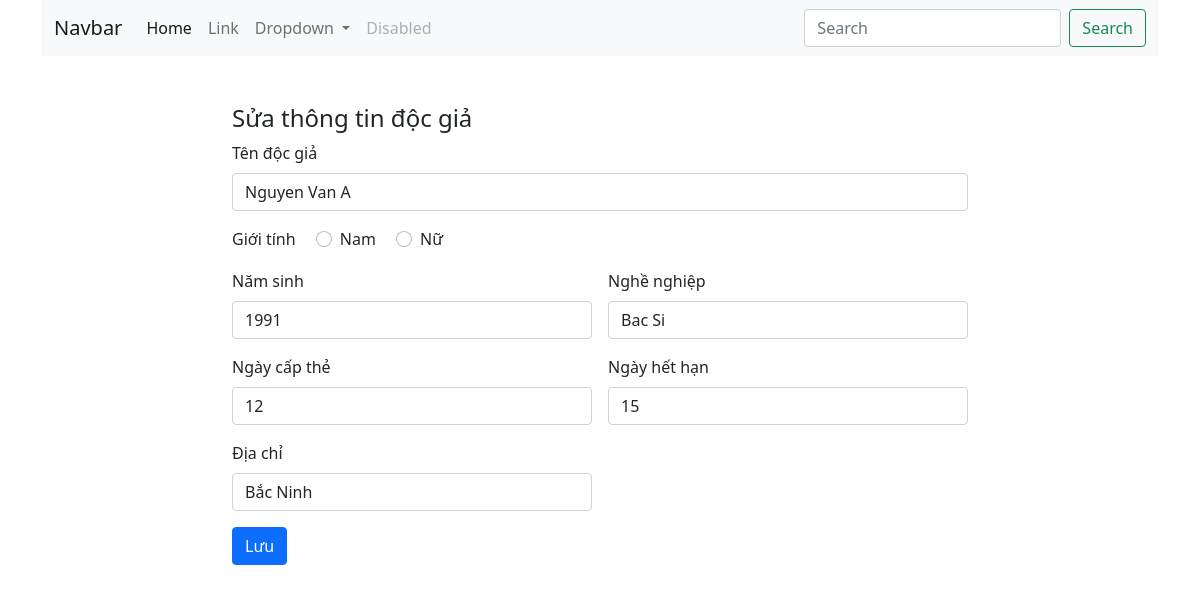
Screenshot of /index.php?controller=docgia&action=edit&dgid=1 with the database file from the repository.
### tables this page shows
CREATE TABLE `docgia` (
  `madg` int(50) NOT NULL,
  `hovaten` varchar(50) NOT NULL,
  `gioitinh` varchar(5) NOT NULL,
  `namsinh` int(11) NOT NULL,
  `nghenghiep` varchar(50) NOT NULL,
  `ngaycapthe` varchar(20) NOT NULL,
  `ngayhethan` varchar(20) NOT NULL,
  `diachi` varchar(50) NOT NULL
);

### controller/DocgiaController.php (called while the page is built, shortened)
<?php
require_once 'model/DocgiaModel.php';
class DocgiaController{
    function edit(){
        $id = $_GET['dgid'];
        $dgModel = new DocgiaModel();
        $BD = $dgModel->getDGById($id);
        require_once 'view/docgia/edit.php';
    }
}
?>

### index.php (called while the page is built, shortened)
<?php
    $action     = isset($_GET['action']) ? $_GET['action'] : 'index';
    $object = new $classController();
    $object->$action();
?>

### model/DocgiaModel.php (called while the page is built, shortened)
<?php
class DocgiaModel{
    public function getDGById($dg_id = null) {
        $connection = $this->connectDb();
        $querySelect = "SELECT * FROM docgia WHERE madg={$dg_id}";
        $results = mysqli_query($connection, $querySelect);
        $dgArr = [];
        if (mysqli_num_rows($results) > 0) {
            $dgs = mysqli_fetch_all($results, MYSQLI_ASSOC);
            $dgArr = $dgs[0];
        }
        return $dgArr;
    }
        public function connectDb() {
        $connection = mysqli_connect(DB_HOST, DB_USERNAME, DB_PASSWORD, DB_NAME);
        return $connection;
    }
}
?>

### view/docgia/edit.php (the view, shortened to what this page needs)
<?php
require 'view/template/header.php'
?>
<main>
    <div class="container">
        <div class="row">
            <div class="col-md-8 ms-auto me-auto">
                <h4>Sửa thông tin độc giả</h4>
                <form class="row g-3 needs-validation" method="post" action="" novalidate>
                    <div class="col-md-12">
                        <label for="validationCustom01" class="form-label">Tên độc giả</label>
                        <input type="text" class="form-control" name="dg_name" id="validationCustom01" value="<?php echo isset($_POST['hovaten']) ? $_POST['hovaten'] : $BD['hovaten']?>" required>
                    </div>
                    <div>
                        <span class="me-3">Giới tính</span>
                        <div class="form-check form-check-inline">
                            <input class="form-check-input" type="radio" name="dg_sex" id="inlineRadio1" value="Nam">
                            <label class="form-check-label" for="inlineRadio1">Nam</label>
                        </div>
                        <div class="form-check form-check-inline">
                            <input class="form-check-input" type="radio" name="dg_sex" id="inlineRadio2" value="Nữ">
                            <label class="form-check-label" for="inlineRadio2">Nữ</label>
                        </div>
                    </div>
                    <div class="col-md-6">
                        <label for="validationCustom02" class="form-label">Năm sinh</label>
                        <input type="text" class="form-control" name="dg_age" id="validationCustom02" value="<?php echo isset($_POST['namsinh']) ? $_POST['namsinh'] : $BD['namsinh']?>" required>
                    </div>
                    <div class="col-md-6">
                        <label for="validationCustom02" class="form-label">Nghề nghiệp</label>
                        <input type="text" class="form-control" name="dg_work" id="validationCustom02" value="<?php echo isset($_POST['nghenghiep']) ? $_POST['nghenghiep'] : $BD['nghenghiep']?>" required>
                    </div>
                    <div class="col-md-6">
                        <label for="validationCustom02" class="form-label">Ngày cấp thẻ</label>
                        <input type="text" class="form-control" name="dg_capthe" id="validationCustom02"value="<?php echo isset($_POST['ngaycapthe']) ? $_POST['ngaycapthe'] : $BD['ngaycapthe']?>" required>
                    </div>
                    <div class="col-md-6">
                        <label for="validationCustom02" class="form-label">Ngày hết hạn</label>
                        <input type="text" class="form-control" name="dg_hethan" id="validationCustom02" value="<?php echo isset($_POST['ngayhethan']) ? $_POST['ngayhethan'] : $BD['ngayhethan']?>" required>
                    </div>
                    <div class="col-md-6">
                        <label for="validationCustom02" class="form-label">Địa chỉ</label>
                        <input type="text" class="form-control" name="dg_diachi" id="validationCustom02" value="<?php echo isset($_POST['diachi']) ? $_POST['diachi'] : $BD['diachi']?>" required>
                    </div>
                    <div class="col-12">
                        <button class="btn btn-primary" name="submit" type="submit">Lưu</button>
                    </div>
                </form>
            </div>
        </div>
    </div>
</main>
<?php
require 'view/template/footer.php'
?>

### rows the page displays
docgia: dg_name "Nguyen Van A", dg_age "1991", dg_work "Bac Si", dg_hethan "15", dg_diachi "Bắc Ninh"
